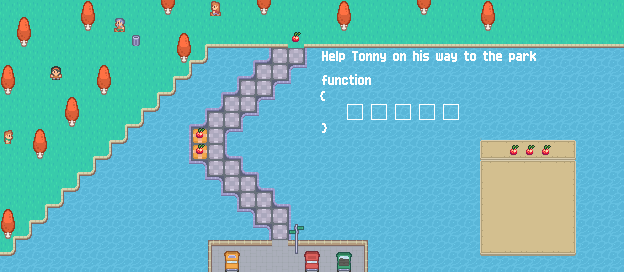

This is a level from a 2D game, rendered from its Tiled map with the project's own tilesets. A one-line summary and the map file follow, with tile-layer data summarised:
An orthogonal 39x17 tile map with 16x16 px tiles, 21 tile layers (info, background, water, land, ...), 1 hidden layer not drawn, 3 tilesets and 52 objects (answer2, answer4, answer3, answer5, F0, ...).

<map version="1.2" tiledversion="2020.01.22" orientation="orthogonal" renderorder="right-down" compressionlevel="-1" width="39" height="17" tilewidth="16" tileheight="16" infinite="0" nextlayerid="38" nextobjectid="107">
 <editorsettings>
  <export target="3.lua" format="lua" />
 </editorsettings>
 <tileset firstgid="1" name="tilemap_packed" tilewidth="16" tileheight="16" tilecount="486" columns="27">
  <image source="../tileset/Tilemap/tilemap_packed.png" width="432" height="288" />
 </tileset>
 <tileset firstgid="487" name="test" tilewidth="16" tileheight="16" tilecount="486" columns="27">
  <image source="../tileset/Tilemap/test.png" width="432" height="288" />
 </tileset>
 <tileset firstgid="973" name="functionsTextTiles" tilewidth="16" tileheight="16" tilecount="900" columns="30">
  <image source="../graphics/functionsTextTiles.png" width="480" height="480" />
 </tileset>
 <layer id="24" name="info" width="39" height="17">
  <properties>
   <property name="F0" type="int" value="5" />
   <property name="blueTile" type="bool" value="false" />
   <property name="door" type="bool" value="false" />
   <property name="face" value="up" />
   <property name="fruit" type="bool" value="true" />
   <property name="fruitsTotal" type="int" value="3" />
   <property name="grass" type="bool" value="true" />
   <property name="greyTile" type="bool" value="true" />
   <property name="numFunc" type="int" value="1" />
   <property name="totalSize" type="int" value="5" />
   <property name="yellowTile" type="bool" value="true" />
  </properties>
  <data>[663 cells, 3 non-empty, 1 distinct tile ids]</data>
 </layer>
 <layer id="5" name="background" width="39" height="17">
  <data>[663 cells, 57 non-empty, 2 distinct tile ids]</data>
 </layer>
 <layer id="1" name="water" width="39" height="17">
  <data>[663 cells, 642 non-empty, 6 distinct tile ids]</data>
 </layer>
 <layer id="2" name="land" width="39" height="17">
  <data>[663 cells, 67 non-empty, 7 distinct tile ids]</data>
 </layer>
 <layer id="3" name="path" width="39" height="17" offsetx="-80" offsety="0">
  <data>[663 cells, 21 non-empty, 2 distinct tile ids]</data>
 </layer>
 <layer id="4" name="different_path" width="39" height="17" offsetx="-80" offsety="0">
  <data>[663 cells, 2 non-empty, 1 distinct tile ids]</data>
 </layer>
 <layer id="7" name="park" width="39" height="17">
  <data>[663 cells, 208 non-empty, 6 distinct tile ids]</data>
 </layer>
 <layer id="8" name="park_details" width="39" height="17">
  <data>[663 cells, 45 non-empty, 15 distinct tile ids]</data>
 </layer>
 <layer id="9" name="trees" width="39" height="17">
  <data>[663 cells, 23 non-empty, 2 distinct tile ids]</data>
 </layer>
 <layer id="10" name="people" width="39" height="17">
  <data>[663 cells, 12 non-empty, 12 distinct tile ids]</data>
 </layer>
 <layer id="25" name="close_door" width="39" height="17" visible="0">
  <data>[663 cells, 1 non-empty, 1 distinct tile ids]</data>
 </layer>
 <layer id="20" name="text" width="39" height="17" offsetx="-69.5" offsety="-8.5">
  <data>[663 cells, 13 non-empty, 9 distinct tile ids]</data>
 </layer>
 <layer id="22" name="text2" width="39" height="17" offsetx="-64.3724" offsety="-2.03065">
  <data>[663 cells, 17 non-empty, 16 distinct tile ids]</data>
 </layer>
 <layer id="27" name="buttonsSecondRow" width="39" height="17">
  <properties>
   <property name="grey" value="greyTile" />
   <property name="yellow" value="yellowTile" />
  </properties>
  <data>[663 cells, 0 non-empty, 0 distinct tile ids]</data>
 </layer>
 <layer id="28" name="buttonsThirdRow" width="39" height="17">
  <data>[663 cells, 0 non-empty, 0 distinct tile ids]</data>
 </layer>
 <layer id="33" name="buttons" width="39" height="17">
  <data>[663 cells, 48 non-empty, 48 distinct tile ids]</data>
 </layer>
 <layer id="30" name="fruit1" width="39" height="17" offsetx="0.5" offsety="-3.5">
  <data>[663 cells, 1 non-empty, 1 distinct tile ids]</data>
 </layer>
 <layer id="31" name="fruit2" width="39" height="17" offsetx="0.5" offsety="-3.5">
  <data>[663 cells, 1 non-empty, 1 distinct tile ids]</data>
 </layer>
 <layer id="32" name="fruit3" width="39" height="17" offsetx="0.5" offsety="-3.5">
  <data>[663 cells, 1 non-empty, 1 distinct tile ids]</data>
 </layer>
 <objectgroup id="23" name="answer" visible="0">
  <properties>
   <property name="size" type="int" value="5" />
  </properties>
  <object id="69" name="answer2" x="370.036" y="103.447" width="16" height="16" />
  <object id="70" name="answer4" x="418.122" y="103.497" width="16" height="16" />
  <object id="71" name="answer3" x="394.285" y="102.969" width="16" height="16" />
  <object id="72" name="answer5" x="442.085" y="103.49" width="16" height="16" />
  <object id="75" name="F0" x="377.662" y="68.375" width="17" height="17" />
  <object id="76" name="answer1" x="346.143" y="103.415" width="16" height="16" />
 </objectgroup>
 <layer id="34" name="apple1" width="39" height="17" offsetx="-6" offsety="-2.66667">
  <data>[663 cells, 1 non-empty, 1 distinct tile ids]</data>
 </layer>
 <layer id="35" name="apple2" width="39" height="17" offsetx="-6" offsety="-2.66667">
  <data>[663 cells, 1 non-empty, 1 distinct tile ids]</data>
 </layer>
 <layer id="36" name="apple3" width="39" height="17" offsetx="-6" offsety="-2.66667">
  <data>[663 cells, 1 non-empty, 1 distinct tile ids]</data>
 </layer>
 <objectgroup id="14" name="grass" visible="0">
  <properties>
   <property name="numObjects" type="int" value="17" />
  </properties>
  <object id="1" name="grass1" x="311.583" y="48.3333" width="59.0833" height="192" />
  <object id="2" name="grass2" x="279.417" y="86.5833" width="90.25" height="113.417" />
  <object id="3" name="grass3" x="261.667" y="103.167" width="107" height="81.5" />
  <object id="7" name="grass4" x="246.098" y="117.902" width="123.75" height="48.9167" />
  <object id="8" name="grass5" x="230.667" y="133.333" width="140" height="22.25" />
  <object id="9" name="grass6" x="243.364" y="42.3333" width="18.2424" height="14.3636" />
  <object id="10" name="grass7" x="229.939" y="44.6667" width="20.0909" height="28.3636" />
  <object id="11" name="grass8" x="214.727" y="42.6667" width="17.9394" height="44.1818" />
  <object id="12" name="grass9" x="191.818" y="45" width="24.8788" height="58.9091" />
  <object id="13" name="grass10" x="182" y="61.3333" width="18.3333" height="59.0909" />
  <object id="14" name="grass11" x="170.667" y="79.6667" width="16" height="144" />
  <object id="15" name="grass12" x="169" y="167.667" width="32.3333" height="80" />
  <object id="16" name="grass13" x="185.667" y="183.667" width="31.6667" height="64" />
  <object id="17" name="grass14" x="191.333" y="198" width="41.6667" height="42" />
  <object id="18" name="grass15" x="185" y="215" width="63.6667" height="26" />
  <object id="19" name="grass16" x="185" y="230" width="80" height="10.6667" />
  <object id="20" name="grass17" x="207.333" y="243.333" width="160" height="32" />
  <object id="25" name="grass18" x="291.917" y="70.0833" width="66.1859" height="169.583" />
 </objectgroup>
 <objectgroup id="15" name="end" visible="0">
  <object id="21" name="end" x="288" y="32" width="16" height="16" />
 </objectgroup>
 <objectgroup id="29" name="fruit" visible="0">
  <properties>
   <property name="numObjects" type="int" value="3" />
  </properties>
  <object id="104" name="fruit1" x="199.375" y="150.625" width="0.25" height="0.25" />
  </objectgroup>
 <objectgroup id="16" name="player" visible="0">
  <!-- 1 objects omitted --></objectgroup>
 <objectgroup id="17" name="yellowTile" visible="0">
  <properties>
   <property name="numObjects" type="int" value="2" />
  </properties>
  <!-- 2 objects omitted --></objectgroup>
 <objectgroup id="18" name="greyTile" visible="0">
  <properties>
   <property name="numObjects" type="int" value="21" />
  </properties>
  <!-- 21 objects omitted --></objectgroup>
</map>
<!-- 26 of 52 objects omitted -->
